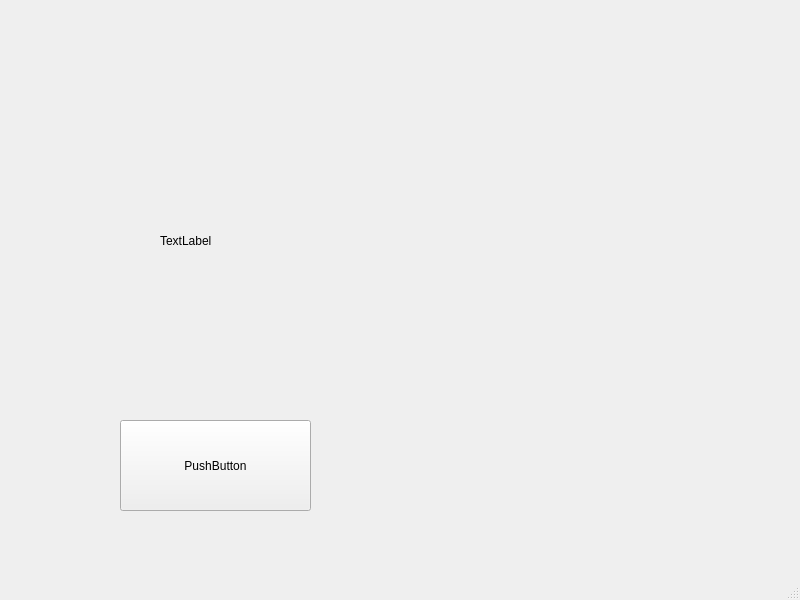
<?xml version="1.0" encoding="UTF-8"?>
<ui version="4.0">
 <class>MainWindow</class>
 <widget class="QMainWindow" name="MainWindow">
  <property name="geometry">
   <rect>
    <x>0</x>
    <y>0</y>
    <width>800</width>
    <height>600</height>
   </rect>
  </property>
  <property name="windowTitle">
   <string>MainWindow</string>
  </property>
  <widget class="QWidget" name="centralwidget">
   <widget class="QPushButton" name="pushButton">
    <property name="geometry">
     <rect>
      <x>120</x>
      <y>420</y>
      <width>191</width>
      <height>91</height>
     </rect>
    </property>
    <property name="text">
     <string>PushButton</string>
    </property>
   </widget>
   <widget class="QLabel" name="label">
    <property name="geometry">
     <rect>
      <x>160</x>
      <y>190</y>
      <width>141</width>
      <height>101</height>
     </rect>
    </property>
    <property name="text">
     <string>TextLabel</string>
    </property>
   </widget>
  </widget>
  <widget class="QMenuBar" name="menubar">
   <property name="geometry">
    <rect>
     <x>0</x>
     <y>0</y>
     <width>800</width>
     <height>23</height>
    </rect>
   </property>
  </widget>
  <widget class="QStatusBar" name="statusbar"/>
 </widget>
 <resources/>
 <connections/>
</ui>
